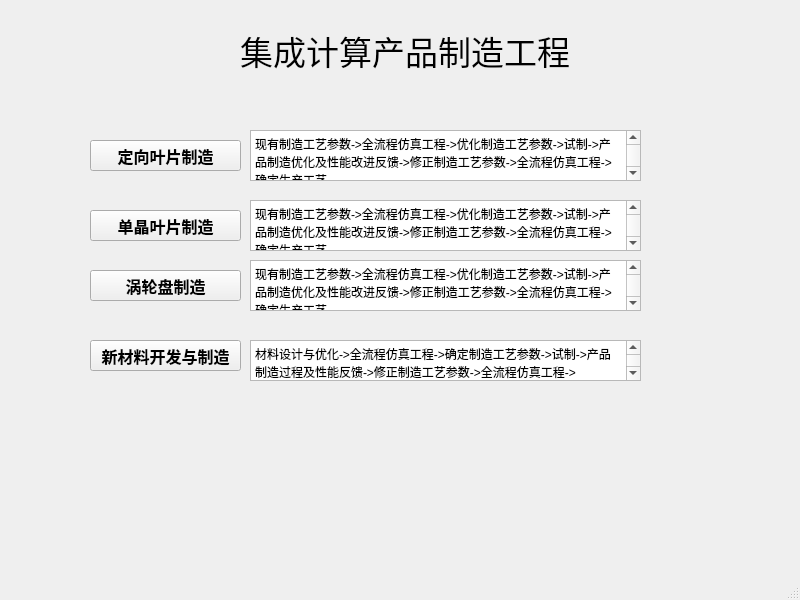
<?xml version="1.0" encoding="UTF-8"?>
<ui version="4.0">
 <class>MainWindow</class>
 <widget class="QMainWindow" name="MainWindow">
  <property name="geometry">
   <rect>
    <x>0</x>
    <y>0</y>
    <width>800</width>
    <height>600</height>
   </rect>
  </property>
  <property name="windowTitle">
   <string>MainWindow</string>
  </property>
  <widget class="QWidget" name="centralwidget">
   <widget class="QLabel" name="label">
    <property name="geometry">
     <rect>
      <x>240</x>
      <y>10</y>
      <width>341</width>
      <height>81</height>
     </rect>
    </property>
    <property name="font">
     <font>
      <family>微软雅黑</family>
      <pointsize>25</pointsize>
     </font>
    </property>
    <property name="text">
     <string>集成计算产品制造工程</string>
    </property>
   </widget>
   <widget class="QPushButton" name="pushButton">
    <property name="geometry">
     <rect>
      <x>90</x>
      <y>140</y>
      <width>151</width>
      <height>31</height>
     </rect>
    </property>
    <property name="font">
     <font>
      <family>Adobe Caslon Pro</family>
      <pointsize>12</pointsize>
      <weight>75</weight>
      <italic>false</italic>
      <bold>true</bold>
     </font>
    </property>
    <property name="text">
     <string>定向叶片制造</string>
    </property>
   </widget>
   <widget class="QPushButton" name="pushButton_2">
    <property name="geometry">
     <rect>
      <x>90</x>
      <y>210</y>
      <width>151</width>
      <height>31</height>
     </rect>
    </property>
    <property name="font">
     <font>
      <family>Adobe Caslon Pro</family>
      <pointsize>12</pointsize>
      <weight>75</weight>
      <italic>false</italic>
      <bold>true</bold>
     </font>
    </property>
    <property name="text">
     <string>单晶叶片制造</string>
    </property>
   </widget>
   <widget class="QPushButton" name="pushButton_3">
    <property name="geometry">
     <rect>
      <x>90</x>
      <y>270</y>
      <width>151</width>
      <height>31</height>
     </rect>
    </property>
    <property name="font">
     <font>
      <family>Adobe Caslon Pro</family>
      <pointsize>12</pointsize>
      <weight>75</weight>
      <italic>false</italic>
      <bold>true</bold>
     </font>
    </property>
    <property name="text">
     <string>涡轮盘制造</string>
    </property>
   </widget>
   <widget class="QPushButton" name="pushButton_4">
    <property name="geometry">
     <rect>
      <x>90</x>
      <y>340</y>
      <width>151</width>
      <height>31</height>
     </rect>
    </property>
    <property name="font">
     <font>
      <family>Adobe Caslon Pro</family>
      <pointsize>12</pointsize>
      <weight>75</weight>
      <italic>false</italic>
      <bold>true</bold>
     </font>
    </property>
    <property name="text">
     <string>新材料开发与制造</string>
    </property>
   </widget>
   <widget class="QTextEdit" name="textEdit">
    <property name="geometry">
     <rect>
      <x>250</x>
      <y>340</y>
      <width>391</width>
      <height>41</height>
     </rect>
    </property>
    <property name="html">
     <string>&lt;!DOCTYPE HTML PUBLIC &quot;-//W3C//DTD HTML 4.0//EN&quot; &quot;http://www.w3.org/TR/REC-html40/strict.dtd&quot;&gt;
&lt;html&gt;&lt;head&gt;&lt;meta name=&quot;qrichtext&quot; content=&quot;1&quot; /&gt;&lt;style type=&quot;text/css&quot;&gt;
p, li { white-space: pre-wrap; }
&lt;/style&gt;&lt;/head&gt;&lt;body style=&quot; font-family:'SimSun'; font-size:9pt; font-weight:400; font-style:normal;&quot;&gt;
&lt;p style=&quot; margin-top:0px; margin-bottom:0px; margin-left:0px; margin-right:0px; -qt-block-indent:0; text-indent:0px;&quot;&gt;材料设计与优化-&amp;gt;全流程仿真工程-&amp;gt;确定制造工艺参数-&amp;gt;试制-&amp;gt;产品制造过程及性能反馈-&amp;gt;修正制造工艺参数-&amp;gt;全流程仿真工程-&amp;gt;&lt;/p&gt;&lt;/body&gt;&lt;/html&gt;</string>
    </property>
   </widget>
   <widget class="QTextEdit" name="textEdit_2">
    <property name="geometry">
     <rect>
      <x>250</x>
      <y>260</y>
      <width>391</width>
      <height>51</height>
     </rect>
    </property>
    <property name="html">
     <string>&lt;!DOCTYPE HTML PUBLIC &quot;-//W3C//DTD HTML 4.0//EN&quot; &quot;http://www.w3.org/TR/REC-html40/strict.dtd&quot;&gt;
&lt;html&gt;&lt;head&gt;&lt;meta name=&quot;qrichtext&quot; content=&quot;1&quot; /&gt;&lt;style type=&quot;text/css&quot;&gt;
p, li { white-space: pre-wrap; }
&lt;/style&gt;&lt;/head&gt;&lt;body style=&quot; font-family:'SimSun'; font-size:9pt; font-weight:400; font-style:normal;&quot;&gt;
&lt;p style=&quot; margin-top:0px; margin-bottom:0px; margin-left:0px; margin-right:0px; -qt-block-indent:0; text-indent:0px;&quot;&gt;现有制造工艺参数-&amp;gt;全流程仿真工程-&amp;gt;优化制造工艺参数-&amp;gt;试制-&amp;gt;产品制造优化及性能改进反馈-&amp;gt;修正制造工艺参数-&amp;gt;全流程仿真工程-&amp;gt;确定生产工艺&lt;/p&gt;&lt;/body&gt;&lt;/html&gt;</string>
    </property>
   </widget>
   <widget class="QTextEdit" name="textEdit_3">
    <property name="geometry">
     <rect>
      <x>250</x>
      <y>200</y>
      <width>391</width>
      <height>51</height>
     </rect>
    </property>
    <property name="html">
     <string>&lt;!DOCTYPE HTML PUBLIC &quot;-//W3C//DTD HTML 4.0//EN&quot; &quot;http://www.w3.org/TR/REC-html40/strict.dtd&quot;&gt;
&lt;html&gt;&lt;head&gt;&lt;meta name=&quot;qrichtext&quot; content=&quot;1&quot; /&gt;&lt;style type=&quot;text/css&quot;&gt;
p, li { white-space: pre-wrap; }
&lt;/style&gt;&lt;/head&gt;&lt;body style=&quot; font-family:'SimSun'; font-size:9pt; font-weight:400; font-style:normal;&quot;&gt;
&lt;p style=&quot; margin-top:0px; margin-bottom:0px; margin-left:0px; margin-right:0px; -qt-block-indent:0; text-indent:0px;&quot;&gt;现有制造工艺参数-&amp;gt;全流程仿真工程-&amp;gt;优化制造工艺参数-&amp;gt;试制-&amp;gt;产品制造优化及性能改进反馈-&amp;gt;修正制造工艺参数-&amp;gt;全流程仿真工程-&amp;gt;确定生产工艺&lt;/p&gt;&lt;/body&gt;&lt;/html&gt;</string>
    </property>
   </widget>
   <widget class="QTextEdit" name="textEdit_4">
    <property name="geometry">
     <rect>
      <x>250</x>
      <y>130</y>
      <width>391</width>
      <height>51</height>
     </rect>
    </property>
    <property name="html">
     <string>&lt;!DOCTYPE HTML PUBLIC &quot;-//W3C//DTD HTML 4.0//EN&quot; &quot;http://www.w3.org/TR/REC-html40/strict.dtd&quot;&gt;
&lt;html&gt;&lt;head&gt;&lt;meta name=&quot;qrichtext&quot; content=&quot;1&quot; /&gt;&lt;style type=&quot;text/css&quot;&gt;
p, li { white-space: pre-wrap; }
&lt;/style&gt;&lt;/head&gt;&lt;body style=&quot; font-family:'SimSun'; font-size:9pt; font-weight:400; font-style:normal;&quot;&gt;
&lt;p style=&quot; margin-top:0px; margin-bottom:0px; margin-left:0px; margin-right:0px; -qt-block-indent:0; text-indent:0px;&quot;&gt;现有制造工艺参数-&amp;gt;全流程仿真工程-&amp;gt;优化制造工艺参数-&amp;gt;试制-&amp;gt;产品制造优化及性能改进反馈-&amp;gt;修正制造工艺参数-&amp;gt;全流程仿真工程-&amp;gt;确定生产工艺&lt;/p&gt;&lt;/body&gt;&lt;/html&gt;</string>
    </property>
   </widget>
  </widget>
  <widget class="QMenuBar" name="menubar">
   <property name="geometry">
    <rect>
     <x>0</x>
     <y>0</y>
     <width>800</width>
     <height>23</height>
    </rect>
   </property>
  </widget>
  <widget class="QStatusBar" name="statusbar"/>
 </widget>
 <resources/>
 <connections/>
</ui>
